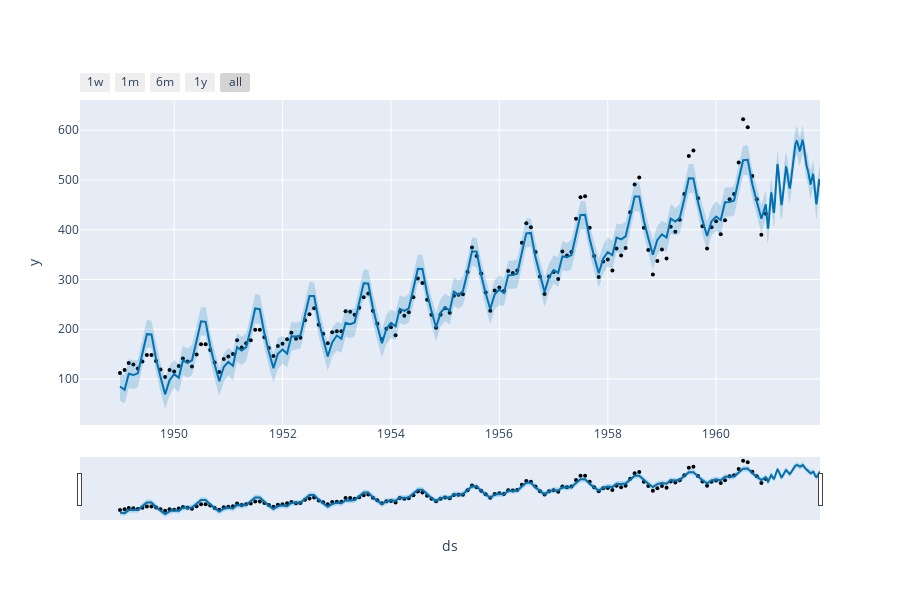

The notebook cell this image was saved under:
### Code cell
#An interactive figure of the forecast and components created with plotly.
from prophet.plot import plot_plotly, plot_components_plotly
plot_plotly(m, forecast)

### Figure 1 — Plotly figure (JSON) as saved in the notebook; plotly's stock layout.template omitted (floating-point values rounded to 4 significant figures; data arrays with more than 128 entries replaced by an {"elided": "..."} marker saying what was removed)
{"data": [{"marker": {"color": "black", "size": 4}, "mode": "markers", "name": "Actual", "type": "scatter", "x": {"elided": "144 str values"}, "y": {"elided": "144 int values"}}, {"hoverinfo": "skip", "line": {"width": 0}, "mode": "lines", "type": "scatter", "x": {"elided": "509 str values"}, "y": {"elided": "509 float values"}}, {"fill": "tonexty", "fillcolor": "rgba(0, 114, 178, 0.2)", "line": {"color": "#0072B2", "width": 2}, "mode": "lines", "name": "Predicted", "type": "scatter", "x": {"elided": "509 str values"}, "y": {"elided": "509 float values"}}, {"fill": "tonexty", "fillcolor": "rgba(0, 114, 178, 0.2)", "hoverinfo": "skip", "line": {"width": 0}, "mode": "lines", "type": "scatter", "x": {"elided": "509 str values"}, "y": {"elided": "509 float values"}}], "layout": {"height": 600, "showlegend": false, "width": 900, "xaxis": {"autorange": true, "range": ["1948-04-06 10:58:17.1429", "1961-12-01"], "rangeselector": {"buttons": [{"count": 7, "label": "1w", "step": "day", "stepmode": "backward"}, {"count": 1, "label": "1m", "step": "month", "stepmode": "backward"}, {"count": 6, "label": "6m", "step": "month", "stepmode": "backward"}, {"count": 1, "label": "1y", "step": "year", "stepmode": "backward"}, {"step": "all"}]}, "rangeslider": {"autorange": true, "range": ["1948-04-06 10:58:17.1429", "1961-12-01"], "visible": true, "yaxis": {"_template": null, "rangemode": "match"}}, "title": {"text": "ds"}, "type": "date"}, "yaxis": {"autorange": true, "range": [7.443, 660.7], "title": {"text": "y"}, "type": "linear"}}}
